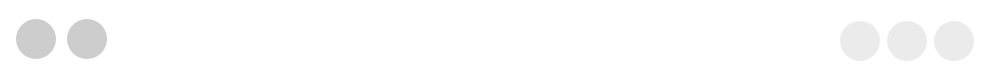
     <widget class="QFrame" name="titleBar">
      <property name="minimumSize">
       <size>
        <width>0</width>
        <height>68</height>
       </size>
      </property>
      <property name="maximumSize">
       <size>
        <width>16777215</width>
        <height>68</height>
       </size>
      </property>
      <property name="styleSheet">
       <string notr="true">background-color: rgba(0,0,0,0);
border-bottom-left-radius:0px;
border-bottom-right-radius:0px;
background:transparent;
</string>
      </property>
      <property name="frameShape">
       <enum>QFrame::StyledPanel</enum>
      </property>
      <property name="frameShadow">
       <enum>QFrame::Raised</enum>
      </property>
      <layout class="QGridLayout" name="gridLayout_21">
       <property name="leftMargin">
        <number>0</number>
       </property>
       <property name="topMargin">
        <number>10</number>
       </property>
       <property name="rightMargin">
        <number>0</number>
       </property>
       <property name="bottomMargin">
        <number>0</number>
       </property>
       <property name="spacing">
        <number>0</number>
       </property>
       <item row="0" column="0">
        <widget class="QFrame" name="titleBarFrame">
         <property name="styleSheet">
          <string notr="true">background-color:rgba(0,0,0,0);</string>
         </property>
         <property name="frameShape">
          <enum>QFrame::StyledPanel</enum>
         </property>
         <property name="frameShadow">
          <enum>QFrame::Raised</enum>
         </property>
         <layout class="QHBoxLayout" name="horizontalLayout_8">
          <property name="spacing">
           <number>0</number>
          </property>
          <property name="leftMargin">
           <number>0</number>
          </property>
          <property name="topMargin">
           <number>0</number>
          </property>
          <property name="rightMargin">
           <number>0</number>
          </property>
          <property name="bottomMargin">
           <number>0</number>
          </property>
          <item>
           <widget class="QFrame" name="heading_frame">
            <property name="minimumSize">
             <size>
              <width>360</width>
              <height>50</height>
             </size>
            </property>
            <property name="frameShape">
             <enum>QFrame::StyledPanel</enum>
            </property>
            <property name="frameShadow">
             <enum>QFrame::Raised</enum>
            </property>
            <layout class="QHBoxLayout" name="horizontalLayout_5">
             <property name="spacing">
              <number>0</number>
             </property>
             <property name="leftMargin">
              <number>12</number>
             </property>
             <property name="topMargin">
              <number>0</number>
             </property>
             <property name="rightMargin">
              <number>0</number>
             </property>
             <property name="bottomMargin">
              <number>0</number>
             </property>
             <item>
              <widget class="QFrame" name="headings">
               <property name="frameShape">
                <enum>QFrame::StyledPanel</enum>
               </property>
               <property name="frameShadow">
                <enum>QFrame::Raised</enum>
               </property>
               <layout class="QGridLayout" name="gridLayout_2">
                <property name="leftMargin">
                 <number>4</number>
                </property>
                <property name="topMargin">
                 <number>0</number>
                </property>
                <property name="rightMargin">
                 <number>0</number>
                </property>
                <property name="bottomMargin">
                 <number>0</number>
                </property>
                <property name="horizontalSpacing">
                 <number>11</number>
                </property>
                <item row="0" column="0">
                 <widget class="QPushButton" name="menuBtn">
                  <property name="minimumSize">
                   <size>
                    <width>40</width>
                    <height>40</height>
                   </size>
                  </property>
                  <property name="maximumSize">
                   <size>
                    <width>40</width>
                    <height>40</height>
                   </size>
                  </property>
                  <property name="styleSheet">
                   <string notr="true">QPushButton {
border-radius:20px;
background-color:rgba(0,0,0,50);
border:none;
}

QPushButton::hover {
border-radius:20px;
background-color:rgba(255,255,255, 50);
border:none;
}

QPushButton::pressed {
border-radius:20px;
background-color:rgba(255,255,255, 30);
border:none;
}
</string>
                  </property>
                  <property name="text">
                   <string/>
                  </property>
                  <property name="icon">
                   <iconset>
                    <normaloff>../../resources/icons/icon_menu.png</normaloff>../../resources/icons/icon_menu.png</iconset>
                  </property>
                  <property name="iconSize">
                   <size>
                    <width>24</width>
                    <height>24</height>
                   </size>
                  </property>
                 </widget>
                </item>
                <item row="0" column="1">
                 <widget class="QPushButton" name="profileBtn">
                  <property name="minimumSize">
                   <size>
                    <width>40</width>
                    <height>40</height>
                   </size>
                  </property>
                  <property name="maximumSize">
                   <size>
                    <width>40</width>
                    <height>40</height>
                   </size>
                  </property>
                  <property name="styleSheet">
                   <string notr="true">QPushButton {
border-radius:20px;
background-color:rgba(0,0,0,50);
border:none;
}

QPushButton::hover {
border-radius:20px;
background-color:rgba(255,255,255, 50);
border:none;
}

QPushButton::pressed {
border-radius:20px;
background-color:rgba(255,255,255, 30);
border:none;
}
</string>
                  </property>
                  <property name="text">
                   <string/>
                  </property>
                  <property name="icon">
                   <iconset>
                    <normaloff>../../resources/icons/icon_defaultProfileAvatar.png</normaloff>../../resources/icons/icon_defaultProfileAvatar.png</iconset>
                  </property>
                  <property name="iconSize">
                   <size>
                    <width>40</width>
                    <height>40</height>
                   </size>
                  </property>
                 </widget>
                </item>
               </layout>
              </widget>
             </item>
             <item>
              <spacer name="horizontalSpacer_2">
               <property name="orientation">
                <enum>Qt::Horizontal</enum>
               </property>
               <property name="sizeHint" stdset="0">
                <size>
                 <width>249</width>
                 <height>20</height>
                </size>
               </property>
              </spacer>
             </item>
            </layout>
           </widget>
          </item>
          <item>
           <spacer name="horizontalSpacer_11">
            <property name="orientation">
             <enum>Qt::Horizontal</enum>
            </property>
            <property name="sizeHint" stdset="0">
             <size>
              <width>473</width>
              <height>20</height>
             </size>
            </property>
           </spacer>
          </item>
          <item>
           <widget class="QFrame" name="buttonFrame_3">
            <property name="minimumSize">
             <size>
              <width>160</width>
              <height>63</height>
             </size>
            </property>
            <property name="maximumSize">
             <size>
              <width>160</width>
              <height>70</height>
             </size>
            </property>
            <property name="styleSheet">
             <string notr="true">border:none;</string>
            </property>
            <property name="frameShape">
             <enum>QFrame::StyledPanel</enum>
            </property>
            <property name="frameShadow">
             <enum>QFrame::Raised</enum>
            </property>
            <layout class="QHBoxLayout" name="horizontalLayout">
             <property name="spacing">
              <number>0</number>
             </property>
             <property name="leftMargin">
              <number>0</number>
             </property>
             <property name="topMargin">
              <number>0</number>
             </property>
             <property name="rightMargin">
              <number>9</number>
             </property>
             <property name="bottomMargin">
              <number>0</number>
             </property>
             <item>
              <widget class="QPushButton" name="minimizeBtn">
               <property name="minimumSize">
                <size>
                 <width>40</width>
                 <height>40</height>
                </size>
               </property>
               <property name="maximumSize">
                <size>
                 <width>40</width>
                 <height>40</height>
                </size>
               </property>
               <property name="styleSheet">
                <string notr="true">QPushButton {
border-radius:20px;
background-color:rgba(0,0,0,20);
border:none;
}

QPushButton::hover {
border-radius:20px;
background-color:rgba(0,0,0, 40);
border:none;
}

QPushButton::pressed {
border-radius:20px;
background-color:rgba(0,0,0, 80);
border:none;
}
</string>
               </property>
               <property name="text">
                <string/>
               </property>
               <property name="icon">
                <iconset>
                 <normaloff>../../resources/icons/icon_minimize.png</normaloff>../../resources/icons/icon_minimize.png</iconset>
               </property>
               <property name="iconSize">
                <size>
                 <width>18</width>
                 <height>18</height>
                </size>
               </property>
              </widget>
             </item>
             <item>
              <widget class="QPushButton" name="maximiseBtn">
               <property name="minimumSize">
                <size>
                 <width>40</width>
                 <height>40</height>
                </size>
               </property>
               <property name="maximumSize">
                <size>
                 <width>40</width>
                 <height>40</height>
                </size>
               </property>
               <property name="styleSheet">
                <string notr="true">QPushButton {
border-radius:20px;
background-color:rgba(0,0,0,20);
border:none;
}

QPushButton::hover {
border-radius:20px;
background-color:rgba(0,0,0, 40);
border:none;
}

QPushButton::pressed {
border-radius:20px;
background-color:rgba(0,0,0, 80);
border:none;
}
</string>
               </property>
               <property name="text">
                <string/>
               </property>
               <property name="icon">
                <iconset>
                 <normaloff>../../resources/icons/icon_maximize.png</normaloff>../../resources/icons/icon_maximize.png</iconset>
               </property>
               <property name="iconSize">
                <size>
                 <width>18</width>
                 <height>18</height>
                </size>
               </property>
              </widget>
             </item>
             <item>
              <widget class="QPushButton" name="closeBtn">
               <property name="minimumSize">
                <size>
                 <width>40</width>
                 <height>40</height>
                </size>
               </property>
               <property name="maximumSize">
                <size>
                 <width>40</width>
                 <height>40</height>
                </size>
               </property>
               <property name="styleSheet">
                <string notr="true">
QPushButton {
border-radius:20px;
background-color:rgba(0,0,0,20);
border:none;}

QPushButton::hover {
border-radius:20px;
background-color:rgba(255,0,0, 100);
border:none;}

QPushButton::pressed {
border-radius:20px;
background-color:rgba(255,0,0, 150);
border:none;}
</string>
               </property>
               <property name="text">
                <string/>
               </property>
               <property name="icon">
                <iconset>
                 <normaloff>../../resources/icons/icon_close.png</normaloff>../../resources/icons/icon_close.png</iconset>
               </property>
               <property name="iconSize">
                <size>
                 <width>18</width>
                 <height>18</height>
                </size>
               </property>
              </widget>
             </item>
            </layout>
           </widget>
          </item>
         </layout>
        </widget>
       </item>
      </layout>
     </widget>
